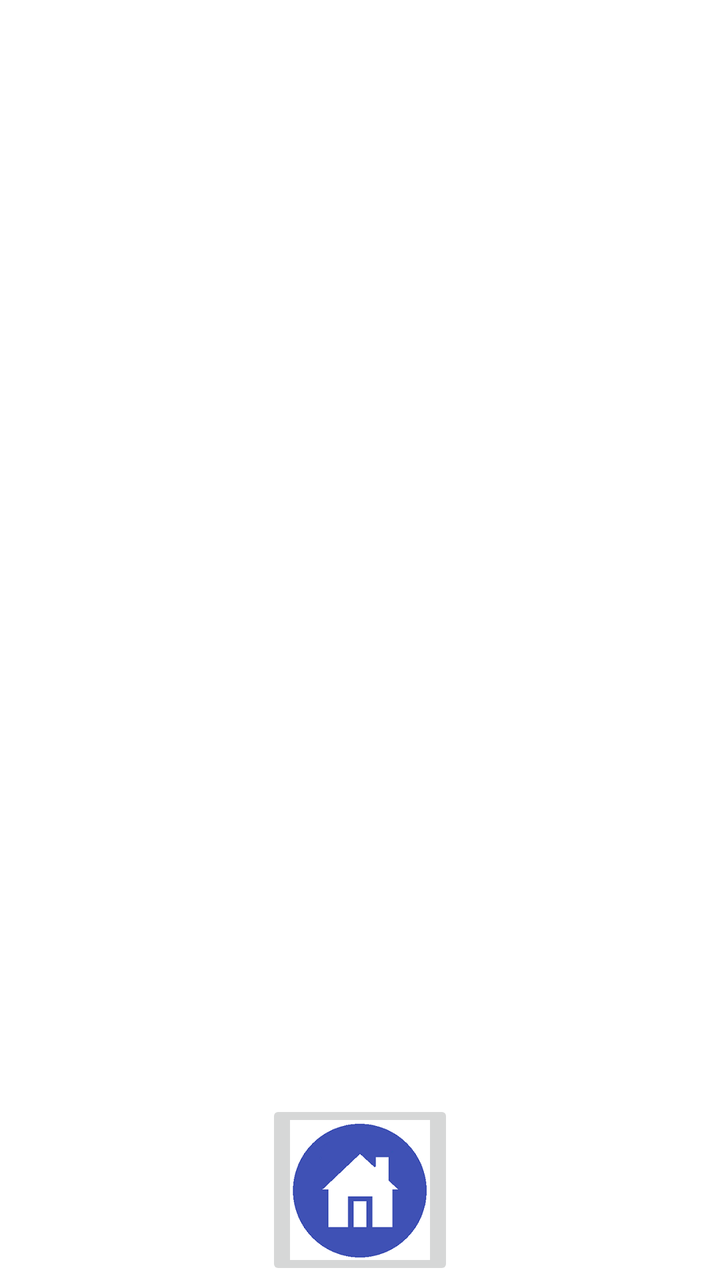
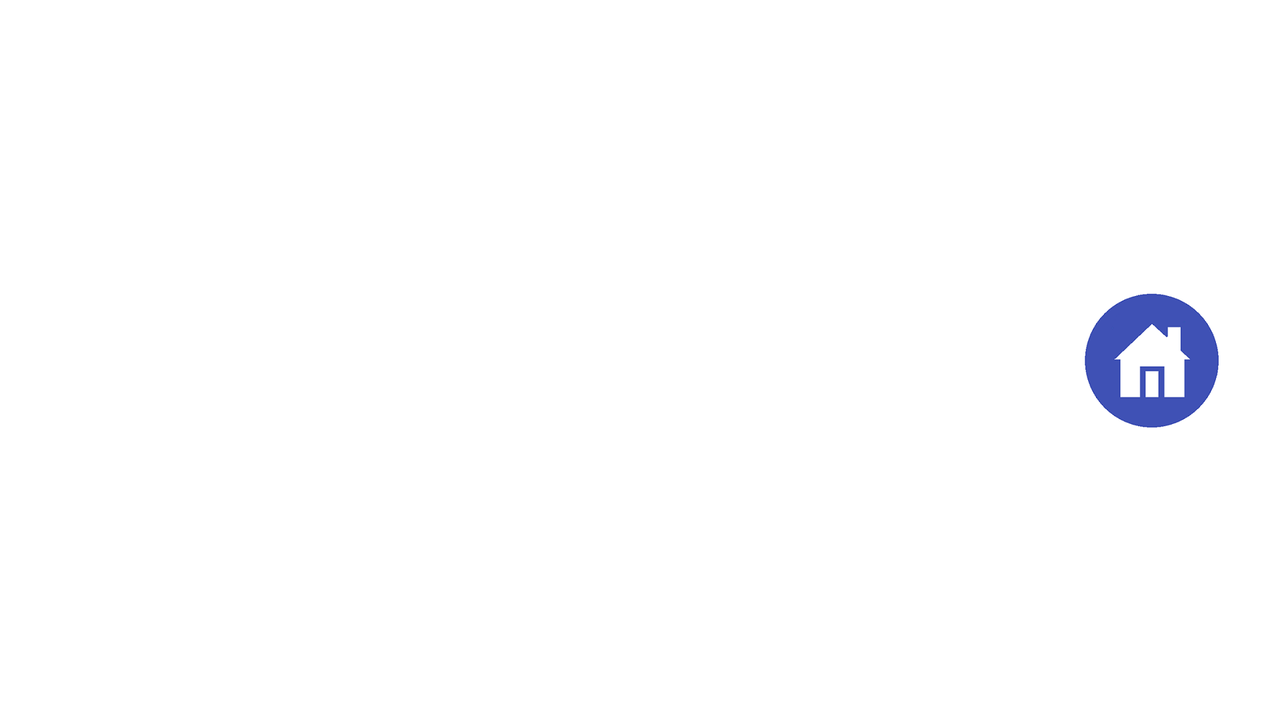

An Android layout and its configuration variant, each rendered on a device that would load it. The default file and the variant file are quoted in full after the pictures.
<!-- AndroidManifest.xml: application theme AppTheme -->
<!-- res/layout/activity_dispositivos.xml -->
<?xml version="1.0" encoding="utf-8"?>
<RelativeLayout xmlns:android="http://schemas.android.com/apk/res/android"
    android:orientation="vertical" android:layout_width="match_parent"
    android:layout_height="match_parent"
    android:weightSum="10">

    <GridView
            android:layout_width="match_parent"
            android:layout_height="match_parent"
            android:id="@+id/gvDispositivos"/>

    <ImageButton
        android:layout_width="wrap_content"
        android:layout_height="wrap_content"
        android:id="@+id/ibHome"
        android:src="@mipmap/casa_btn"
        android:contentDescription="@string/descripcion_boton_home"
        android:layout_alignParentBottom="true"
        android:layout_centerHorizontal="true" />

</RelativeLayout>
<!-- resources referenced by this layout -->
<resources>
  <!-- mipmap casa_btn: png bitmap (mipmap-hdpi, 6256 bytes) -->
  <string name="descripcion_boton_home">Boton home que cambia el estado de todos los dispositivos con un click</string>
  <style name="AppTheme" parent="Theme.AppCompat.Light">
          
          <item name="colorPrimary">@color/colorPrimary</item>
          <item name="colorPrimaryDark">@color/colorPrimaryDark</item>
          <item name="colorAccent">@color/colorAccent</item>
  
          <item name="android:colorBackground">@color/blanco</item>
  
          <item name="android:actionBarStyle">@style/Tema.ActionBar</item>
          <item name="actionBarStyle">@style/Tema.ActionBar</item>
  
          <item name="android:actionModeStyle">@style/Tema.ActionMode</item>
          <item name="actionModeStyle">@style/Tema.ActionMode</item>
  
          <item name="android:buttonStyle">@style/Tema.Boton</item>
          <item name="buttonStyle">@style/Tema.Boton</item>
      </style>
  <color name="colorPrimary">#3F51B5</color>
  <color name="colorPrimaryDark">#303F9F</color>
  <color name="colorAccent">#FF4081</color>
  <color name="blanco">#FFFFFF</color>
  <style name="Tema.ActionBar" parent="@style/Widget.AppCompat.Light.ActionBar">
          
          <item name="android:background">@color/colorPrimary</item>
          <item name="background">@color/colorPrimary</item>
  
          <item name="android:titleTextStyle">@style/Tema.TextoTitulo</item>
          <item name="titleTextStyle">@style/Tema.TextoTitulo</item>
      </style>
  <style name="Tema.ActionMode" parent="@style/Widget.AppCompat.ActionMode">
          
          <item name="android:background">@color/colorPrimary</item>
          <item name="background">@color/colorPrimary</item>
      </style>
  <style name="Tema.Boton" parent="@android:style/Widget.Button">
          
          <item name="android:background">@color/colorPrimary</item>
          <item name="android:textColor">@color/blanco</item>
          <item name="android:layout_gravity">center</item>
      </style>
  <style name="Tema.TextoTitulo" parent="@style/TextAppearance.AppCompat.Widget.ActionBar.Title">
          
          <item name="android:textColor">@color/blanco</item>
      </style>
</resources>
<!-- res/layout-land/activity_dispositivos.xml (the repository's variant of the layout above) -->
<!-- drawn on the phone turned sideways -->
<?xml version="1.0" encoding="utf-8"?>
<LinearLayout xmlns:android="http://schemas.android.com/apk/res/android"
    android:orientation="horizontal" android:layout_width="match_parent"
    android:layout_height="match_parent"
    android:weightSum="10">

    <ListView
            android:layout_width="0dp"
            android:layout_height="match_parent"
            android:id="@+id/lvDispositivos"
        android:layout_weight="8" />

    <ImageButton
        android:layout_width="0dp"
        android:layout_height="match_parent"
        android:id="@+id/ibHome"
        android:layout_gravity="center_horizontal"
        android:layout_weight="2"
        android:src="@mipmap/casa_btn"
        android:background="@color/blanco"
        android:contentDescription="@string/descripcion_boton_home" />

</LinearLayout>
<!-- resources referenced by the variant -->
<!-- as the phone turned sideways resolves them -->
<resources>
  <color name="blanco">#FFFFFF</color>
  <!-- mipmap casa_btn: png bitmap (mipmap-hdpi, 6256 bytes) -->
  <string name="descripcion_boton_home">Boton home que cambia el estado de todos los dispositivos con un click</string>
  <style name="AppTheme" parent="Theme.AppCompat.Light">
          
          <item name="colorPrimary">@color/colorPrimary</item>
          <item name="colorPrimaryDark">@color/colorPrimaryDark</item>
          <item name="colorAccent">@color/colorAccent</item>
  
          <item name="android:colorBackground">@color/blanco</item>
  
          <item name="android:actionBarStyle">@style/Tema.ActionBar</item>
          <item name="actionBarStyle">@style/Tema.ActionBar</item>
  
          <item name="android:actionModeStyle">@style/Tema.ActionMode</item>
          <item name="actionModeStyle">@style/Tema.ActionMode</item>
  
          <item name="android:buttonStyle">@style/Tema.Boton</item>
          <item name="buttonStyle">@style/Tema.Boton</item>
      </style>
  <color name="colorPrimary">#3F51B5</color>
  <color name="colorPrimaryDark">#303F9F</color>
  <color name="colorAccent">#FF4081</color>
  <style name="Tema.ActionBar" parent="@style/Widget.AppCompat.Light.ActionBar">
          
          <item name="android:background">@color/colorPrimary</item>
          <item name="background">@color/colorPrimary</item>
  
          <item name="android:titleTextStyle">@style/Tema.TextoTitulo</item>
          <item name="titleTextStyle">@style/Tema.TextoTitulo</item>
      </style>
  <style name="Tema.ActionMode" parent="@style/Widget.AppCompat.ActionMode">
          
          <item name="android:background">@color/colorPrimary</item>
          <item name="background">@color/colorPrimary</item>
      </style>
  <style name="Tema.Boton" parent="@android:style/Widget.Button">
          
          <item name="android:background">@color/colorPrimary</item>
          <item name="android:textColor">@color/blanco</item>
          <item name="android:layout_gravity">center</item>
      </style>
  <style name="Tema.TextoTitulo" parent="@style/TextAppearance.AppCompat.Widget.ActionBar.Title">
          
          <item name="android:textColor">@color/blanco</item>
      </style>
</resources>
